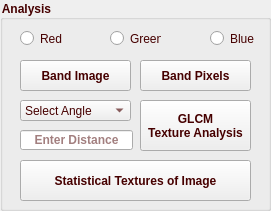
       <widget class="QGroupBox" name="groupBox_4">
        <property name="geometry">
         <rect>
          <x>150</x>
          <y>30</y>
          <width>271</width>
          <height>211</height>
         </rect>
        </property>
        <property name="palette">
         <palette>
          <active>
           <colorrole role="WindowText">
            <brush brushstyle="SolidPattern">
             <color alpha="255">
              <red>70</red>
              <green>0</green>
              <blue>0</blue>
             </color>
            </brush>
           </colorrole>
           <colorrole role="Text">
            <brush brushstyle="SolidPattern">
             <color alpha="255">
              <red>70</red>
              <green>0</green>
              <blue>0</blue>
             </color>
            </brush>
           </colorrole>
           <colorrole role="ButtonText">
            <brush brushstyle="SolidPattern">
             <color alpha="255">
              <red>70</red>
              <green>0</green>
              <blue>0</blue>
             </color>
            </brush>
           </colorrole>
          </active>
          <inactive>
           <colorrole role="WindowText">
            <brush brushstyle="SolidPattern">
             <color alpha="255">
              <red>70</red>
              <green>0</green>
              <blue>0</blue>
             </color>
            </brush>
           </colorrole>
           <colorrole role="Text">
            <brush brushstyle="SolidPattern">
             <color alpha="255">
              <red>70</red>
              <green>0</green>
              <blue>0</blue>
             </color>
            </brush>
           </colorrole>
           <colorrole role="ButtonText">
            <brush brushstyle="SolidPattern">
             <color alpha="255">
              <red>70</red>
              <green>0</green>
              <blue>0</blue>
             </color>
            </brush>
           </colorrole>
          </inactive>
          <disabled>
           <colorrole role="WindowText">
            <brush brushstyle="SolidPattern">
             <color alpha="255">
              <red>70</red>
              <green>0</green>
              <blue>0</blue>
             </color>
            </brush>
           </colorrole>
           <colorrole role="Text">
            <brush brushstyle="SolidPattern">
             <color alpha="255">
              <red>70</red>
              <green>0</green>
              <blue>0</blue>
             </color>
            </brush>
           </colorrole>
           <colorrole role="ButtonText">
            <brush brushstyle="SolidPattern">
             <color alpha="255">
              <red>70</red>
              <green>0</green>
              <blue>0</blue>
             </color>
            </brush>
           </colorrole>
          </disabled>
         </palette>
        </property>
        <property name="font">
         <font>
          <weight>75</weight>
          <bold>true</bold>
         </font>
        </property>
        <property name="styleSheet">
         <string notr="true">background-image:url(./images/k.png);
background-attachment: fixed;
color: rgb(70, 0, 0);</string>
        </property>
        <property name="title">
         <string>Analysis</string>
        </property>
        <widget class="QRadioButton" name="rBtnRed">
         <property name="geometry">
          <rect>
           <x>20</x>
           <y>30</y>
           <width>51</width>
           <height>17</height>
          </rect>
         </property>
         <property name="cursor">
          <cursorShape>PointingHandCursor</cursorShape>
         </property>
         <property name="text">
          <string>Red</string>
         </property>
        </widget>
        <widget class="QRadioButton" name="rBtnGreen">
         <property name="geometry">
          <rect>
           <x>110</x>
           <y>30</y>
           <width>51</width>
           <height>17</height>
          </rect>
         </property>
         <property name="cursor">
          <cursorShape>PointingHandCursor</cursorShape>
         </property>
         <property name="text">
          <string>Green</string>
         </property>
        </widget>
        <widget class="QRadioButton" name="rBtnBlue">
         <property name="geometry">
          <rect>
           <x>210</x>
           <y>30</y>
           <width>51</width>
           <height>17</height>
          </rect>
         </property>
         <property name="cursor">
          <cursorShape>PointingHandCursor</cursorShape>
         </property>
         <property name="text">
          <string>Blue</string>
         </property>
        </widget>
        <widget class="QPushButton" name="btnViewBandImg">
         <property name="geometry">
          <rect>
           <x>20</x>
           <y>60</y>
           <width>111</width>
           <height>31</height>
          </rect>
         </property>
         <property name="palette">
          <palette>
           <active>
            <colorrole role="WindowText">
             <brush brushstyle="SolidPattern">
              <color alpha="255">
               <red>70</red>
               <green>0</green>
               <blue>0</blue>
              </color>
             </brush>
            </colorrole>
            <colorrole role="Text">
             <brush brushstyle="SolidPattern">
              <color alpha="255">
               <red>70</red>
               <green>0</green>
               <blue>0</blue>
              </color>
             </brush>
            </colorrole>
            <colorrole role="ButtonText">
             <brush brushstyle="SolidPattern">
              <color alpha="255">
               <red>70</red>
               <green>0</green>
               <blue>0</blue>
              </color>
             </brush>
            </colorrole>
           </active>
           <inactive>
            <colorrole role="WindowText">
             <brush brushstyle="SolidPattern">
              <color alpha="255">
               <red>70</red>
               <green>0</green>
               <blue>0</blue>
              </color>
             </brush>
            </colorrole>
            <colorrole role="Text">
             <brush brushstyle="SolidPattern">
              <color alpha="255">
               <red>70</red>
               <green>0</green>
               <blue>0</blue>
              </color>
             </brush>
            </colorrole>
            <colorrole role="ButtonText">
             <brush brushstyle="SolidPattern">
              <color alpha="255">
               <red>70</red>
               <green>0</green>
               <blue>0</blue>
              </color>
             </brush>
            </colorrole>
           </inactive>
           <disabled>
            <colorrole role="WindowText">
             <brush brushstyle="SolidPattern">
              <color alpha="255">
               <red>70</red>
               <green>0</green>
               <blue>0</blue>
              </color>
             </brush>
            </colorrole>
            <colorrole role="Text">
             <brush brushstyle="SolidPattern">
              <color alpha="255">
               <red>70</red>
               <green>0</green>
               <blue>0</blue>
              </color>
             </brush>
            </colorrole>
            <colorrole role="ButtonText">
             <brush brushstyle="SolidPattern">
              <color alpha="255">
               <red>70</red>
               <green>0</green>
               <blue>0</blue>
              </color>
             </brush>
            </colorrole>
           </disabled>
          </palette>
         </property>
         <property name="font">
          <font>
           <family>Nirmala UI</family>
           <pointsize>9</pointsize>
           <weight>75</weight>
           <bold>true</bold>
          </font>
         </property>
         <property name="cursor">
          <cursorShape>PointingHandCursor</cursorShape>
         </property>
         <property name="focusPolicy">
          <enum>Qt::TabFocus</enum>
         </property>
         <property name="styleSheet">
          <string notr="true">background-image:url(./images/kb.png);
background-attachment: fixed;
color: rgb(70, 0, 0);</string>
         </property>
         <property name="text">
          <string>Band Image</string>
         </property>
         <property name="autoDefault">
          <bool>false</bool>
         </property>
         <property name="default">
          <bool>false</bool>
         </property>
        </widget>
        <widget class="QPushButton" name="btnViewBandPix">
         <property name="geometry">
          <rect>
           <x>140</x>
           <y>60</y>
           <width>111</width>
           <height>31</height>
          </rect>
         </property>
         <property name="palette">
          <palette>
           <active>
            <colorrole role="WindowText">
             <brush brushstyle="SolidPattern">
              <color alpha="255">
               <red>70</red>
               <green>0</green>
               <blue>0</blue>
              </color>
             </brush>
            </colorrole>
            <colorrole role="Text">
             <brush brushstyle="SolidPattern">
              <color alpha="255">
               <red>70</red>
               <green>0</green>
               <blue>0</blue>
              </color>
             </brush>
            </colorrole>
            <colorrole role="ButtonText">
             <brush brushstyle="SolidPattern">
              <color alpha="255">
               <red>70</red>
               <green>0</green>
               <blue>0</blue>
              </color>
             </brush>
            </colorrole>
           </active>
           <inactive>
            <colorrole role="WindowText">
             <brush brushstyle="SolidPattern">
              <color alpha="255">
               <red>70</red>
               <green>0</green>
               <blue>0</blue>
              </color>
             </brush>
            </colorrole>
            <colorrole role="Text">
             <brush brushstyle="SolidPattern">
              <color alpha="255">
               <red>70</red>
               <green>0</green>
               <blue>0</blue>
              </color>
             </brush>
            </colorrole>
            <colorrole role="ButtonText">
             <brush brushstyle="SolidPattern">
              <color alpha="255">
               <red>70</red>
               <green>0</green>
               <blue>0</blue>
              </color>
             </brush>
            </colorrole>
           </inactive>
           <disabled>
            <colorrole role="WindowText">
             <brush brushstyle="SolidPattern">
              <color alpha="255">
               <red>70</red>
               <green>0</green>
               <blue>0</blue>
              </color>
             </brush>
            </colorrole>
            <colorrole role="Text">
             <brush brushstyle="SolidPattern">
              <color alpha="255">
               <red>70</red>
               <green>0</green>
               <blue>0</blue>
              </color>
             </brush>
            </colorrole>
            <colorrole role="ButtonText">
             <brush brushstyle="SolidPattern">
              <color alpha="255">
               <red>70</red>
               <green>0</green>
               <blue>0</blue>
              </color>
             </brush>
            </colorrole>
           </disabled>
          </palette>
         </property>
         <property name="font">
          <font>
           <family>Nirmala UI</family>
           <pointsize>9</pointsize>
           <weight>75</weight>
           <bold>true</bold>
          </font>
         </property>
         <property name="cursor">
          <cursorShape>PointingHandCursor</cursorShape>
         </property>
         <property name="focusPolicy">
          <enum>Qt::TabFocus</enum>
         </property>
         <property name="styleSheet">
          <string notr="true">background-image:url(./images/kb.png);
background-attachment: fixed;
color: rgb(70, 0, 0);</string>
         </property>
         <property name="text">
          <string>Band Pixels</string>
         </property>
         <property name="autoDefault">
          <bool>false</bool>
         </property>
         <property name="default">
          <bool>false</bool>
         </property>
        </widget>
        <widget class="QComboBox" name="cbAngle">
         <property name="geometry">
          <rect>
           <x>20</x>
           <y>100</y>
           <width>111</width>
           <height>21</height>
          </rect>
         </property>
         <property name="palette">
          <palette>
           <active>
            <colorrole role="WindowText">
             <brush brushstyle="SolidPattern">
              <color alpha="255">
               <red>70</red>
               <green>0</green>
               <blue>0</blue>
              </color>
             </brush>
            </colorrole>
            <colorrole role="Text">
             <brush brushstyle="SolidPattern">
              <color alpha="255">
               <red>70</red>
               <green>0</green>
               <blue>0</blue>
              </color>
             </brush>
            </colorrole>
            <colorrole role="ButtonText">
             <brush brushstyle="SolidPattern">
              <color alpha="255">
               <red>70</red>
               <green>0</green>
               <blue>0</blue>
              </color>
             </brush>
            </colorrole>
           </active>
           <inactive>
            <colorrole role="WindowText">
             <brush brushstyle="SolidPattern">
              <color alpha="255">
               <red>70</red>
               <green>0</green>
               <blue>0</blue>
              </color>
             </brush>
            </colorrole>
            <colorrole role="Text">
             <brush brushstyle="SolidPattern">
              <color alpha="255">
               <red>70</red>
               <green>0</green>
               <blue>0</blue>
              </color>
             </brush>
            </colorrole>
            <colorrole role="ButtonText">
             <brush brushstyle="SolidPattern">
              <color alpha="255">
               <red>70</red>
               <green>0</green>
               <blue>0</blue>
              </color>
             </brush>
            </colorrole>
           </inactive>
           <disabled>
            <colorrole role="WindowText">
             <brush brushstyle="SolidPattern">
              <color alpha="255">
               <red>70</red>
               <green>0</green>
               <blue>0</blue>
              </color>
             </brush>
            </colorrole>
            <colorrole role="Text">
             <brush brushstyle="SolidPattern">
              <color alpha="255">
               <red>70</red>
               <green>0</green>
               <blue>0</blue>
              </color>
             </brush>
            </colorrole>
            <colorrole role="ButtonText">
             <brush brushstyle="SolidPattern">
              <color alpha="255">
               <red>70</red>
               <green>0</green>
               <blue>0</blue>
              </color>
             </brush>
            </colorrole>
           </disabled>
          </palette>
         </property>
         <property name="font">
          <font>
           <pointsize>9</pointsize>
          </font>
         </property>
         <property name="cursor">
          <cursorShape>PointingHandCursor</cursorShape>
         </property>
         <property name="focusPolicy">
          <enum>Qt::TabFocus</enum>
         </property>
         <property name="styleSheet">
          <string notr="true">background-image:url(./images/kb.png);
background-attachment: fixed;
color: rgb(70, 0, 0);</string>
         </property>
         <item>
          <property name="text">
           <string>Select Angle</string>
          </property>
         </item>
         <item>
          <property name="text">
           <string>0</string>
          </property>
         </item>
         <item>
          <property name="text">
           <string>45</string>
          </property>
         </item>
         <item>
          <property name="text">
           <string>90</string>
          </property>
         </item>
         <item>
          <property name="text">
           <string>135</string>
          </property>
         </item>
        </widget>
        <widget class="QLineEdit" name="txtDistance">
         <property name="geometry">
          <rect>
           <x>20</x>
           <y>130</y>
           <width>113</width>
           <height>20</height>
          </rect>
         </property>
         <property name="font">
          <font>
           <family>Nirmala UI</family>
           <weight>75</weight>
           <bold>true</bold>
          </font>
         </property>
         <property name="styleSheet">
          <string notr="true">background-image:url(./images/k.png);
background-attachment: fixed;
color: rgb(70, 0, 0);</string>
         </property>
         <property name="alignment">
          <set>Qt::AlignCenter</set>
         </property>
         <property name="placeholderText">
          <string>Enter Distance</string>
         </property>
        </widget>
        <widget class="QPushButton" name="btnAnalyze">
         <property name="geometry">
          <rect>
           <x>140</x>
           <y>100</y>
           <width>111</width>
           <height>51</height>
          </rect>
         </property>
         <property name="palette">
          <palette>
           <active>
            <colorrole role="WindowText">
             <brush brushstyle="SolidPattern">
              <color alpha="255">
               <red>70</red>
               <green>0</green>
               <blue>0</blue>
              </color>
             </brush>
            </colorrole>
            <colorrole role="Text">
             <brush brushstyle="SolidPattern">
              <color alpha="255">
               <red>70</red>
               <green>0</green>
               <blue>0</blue>
              </color>
             </brush>
            </colorrole>
            <colorrole role="ButtonText">
             <brush brushstyle="SolidPattern">
              <color alpha="255">
               <red>70</red>
               <green>0</green>
               <blue>0</blue>
              </color>
             </brush>
            </colorrole>
           </active>
           <inactive>
            <colorrole role="WindowText">
             <brush brushstyle="SolidPattern">
              <color alpha="255">
               <red>70</red>
               <green>0</green>
               <blue>0</blue>
              </color>
             </brush>
            </colorrole>
            <colorrole role="Text">
             <brush brushstyle="SolidPattern">
              <color alpha="255">
               <red>70</red>
               <green>0</green>
               <blue>0</blue>
              </color>
             </brush>
            </colorrole>
            <colorrole role="ButtonText">
             <brush brushstyle="SolidPattern">
              <color alpha="255">
               <red>70</red>
               <green>0</green>
               <blue>0</blue>
              </color>
             </brush>
            </colorrole>
           </inactive>
           <disabled>
            <colorrole role="WindowText">
             <brush brushstyle="SolidPattern">
              <color alpha="255">
               <red>70</red>
               <green>0</green>
               <blue>0</blue>
              </color>
             </brush>
            </colorrole>
            <colorrole role="Text">
             <brush brushstyle="SolidPattern">
              <color alpha="255">
               <red>70</red>
               <green>0</green>
               <blue>0</blue>
              </color>
             </brush>
            </colorrole>
            <colorrole role="ButtonText">
             <brush brushstyle="SolidPattern">
              <color alpha="255">
               <red>70</red>
               <green>0</green>
               <blue>0</blue>
              </color>
             </brush>
            </colorrole>
           </disabled>
          </palette>
         </property>
         <property name="font">
          <font>
           <family>Nirmala UI</family>
           <pointsize>9</pointsize>
           <weight>75</weight>
           <bold>true</bold>
          </font>
         </property>
         <property name="cursor">
          <cursorShape>PointingHandCursor</cursorShape>
         </property>
         <property name="focusPolicy">
          <enum>Qt::TabFocus</enum>
         </property>
         <property name="styleSheet">
          <string notr="true">background-image:url(./images/kb.png);
background-attachment: fixed;
color: rgb(70, 0, 0);</string>
         </property>
         <property name="text">
          <string>GLCM
Texture Analysis</string>
         </property>
         <property name="autoDefault">
          <bool>false</bool>
         </property>
         <property name="default">
          <bool>false</bool>
         </property>
        </widget>
        <widget class="QPushButton" name="btnStatistics">
         <property name="geometry">
          <rect>
           <x>20</x>
           <y>160</y>
           <width>231</width>
           <height>41</height>
          </rect>
         </property>
         <property name="palette">
          <palette>
           <active>
            <colorrole role="WindowText">
             <brush brushstyle="SolidPattern">
              <color alpha="255">
               <red>70</red>
               <green>0</green>
               <blue>0</blue>
              </color>
             </brush>
            </colorrole>
            <colorrole role="Text">
             <brush brushstyle="SolidPattern">
              <color alpha="255">
               <red>70</red>
               <green>0</green>
               <blue>0</blue>
              </color>
             </brush>
            </colorrole>
            <colorrole role="ButtonText">
             <brush brushstyle="SolidPattern">
              <color alpha="255">
               <red>70</red>
               <green>0</green>
               <blue>0</blue>
              </color>
             </brush>
            </colorrole>
           </active>
           <inactive>
            <colorrole role="WindowText">
             <brush brushstyle="SolidPattern">
              <color alpha="255">
               <red>70</red>
               <green>0</green>
               <blue>0</blue>
              </color>
             </brush>
            </colorrole>
            <colorrole role="Text">
             <brush brushstyle="SolidPattern">
              <color alpha="255">
               <red>70</red>
               <green>0</green>
               <blue>0</blue>
              </color>
             </brush>
            </colorrole>
            <colorrole role="ButtonText">
             <brush brushstyle="SolidPattern">
              <color alpha="255">
               <red>70</red>
               <green>0</green>
               <blue>0</blue>
              </color>
             </brush>
            </colorrole>
           </inactive>
           <disabled>
            <colorrole role="WindowText">
             <brush brushstyle="SolidPattern">
              <color alpha="255">
               <red>70</red>
               <green>0</green>
               <blue>0</blue>
              </color>
             </brush>
            </colorrole>
            <colorrole role="Text">
             <brush brushstyle="SolidPattern">
              <color alpha="255">
               <red>70</red>
               <green>0</green>
               <blue>0</blue>
              </color>
             </brush>
            </colorrole>
            <colorrole role="ButtonText">
             <brush brushstyle="SolidPattern">
              <color alpha="255">
               <red>70</red>
               <green>0</green>
               <blue>0</blue>
              </color>
             </brush>
            </colorrole>
           </disabled>
          </palette>
         </property>
         <property name="font">
          <font>
           <family>Nirmala UI</family>
           <pointsize>9</pointsize>
           <weight>75</weight>
           <bold>true</bold>
          </font>
         </property>
         <property name="cursor">
          <cursorShape>PointingHandCursor</cursorShape>
         </property>
         <property name="focusPolicy">
          <enum>Qt::TabFocus</enum>
         </property>
         <property name="styleSheet">
          <string notr="true">background-image:url(./images/kb.png);
background-attachment: fixed;
color: rgb(70, 0, 0);</string>
         </property>
         <property name="text">
          <string>Statistical Textures of Image</string>
         </property>
         <property name="autoDefault">
          <bool>false</bool>
         </property>
         <property name="default">
          <bool>false</bool>
         </property>
        </widget>
       </widget>
